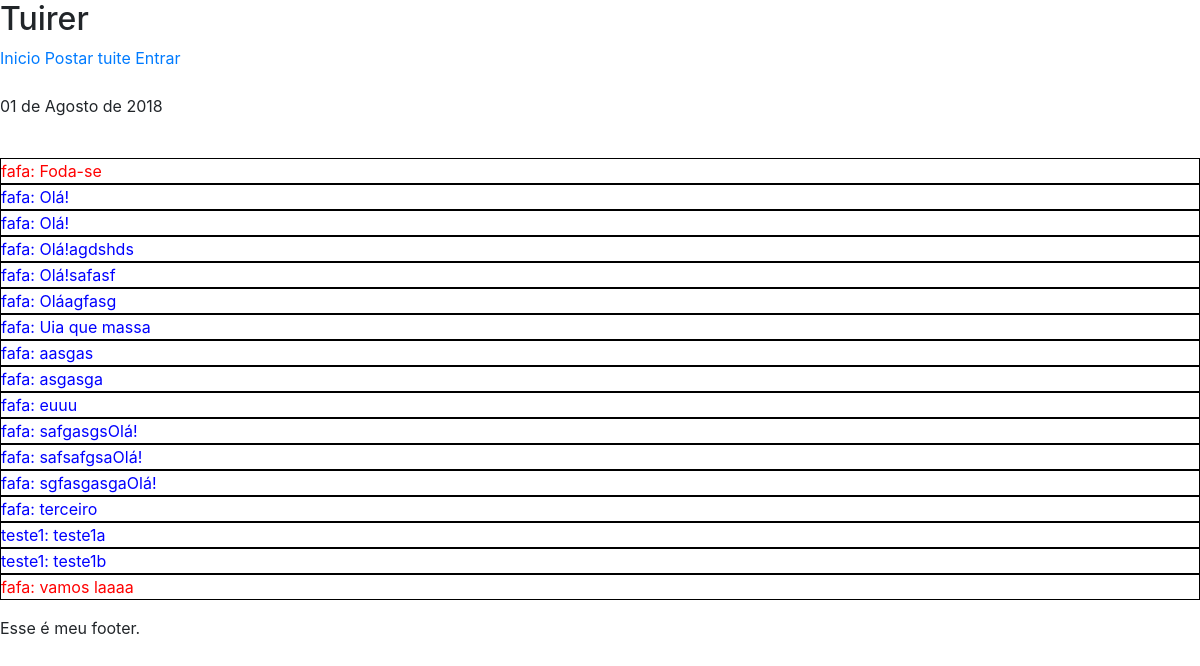
The app's page /, older data.
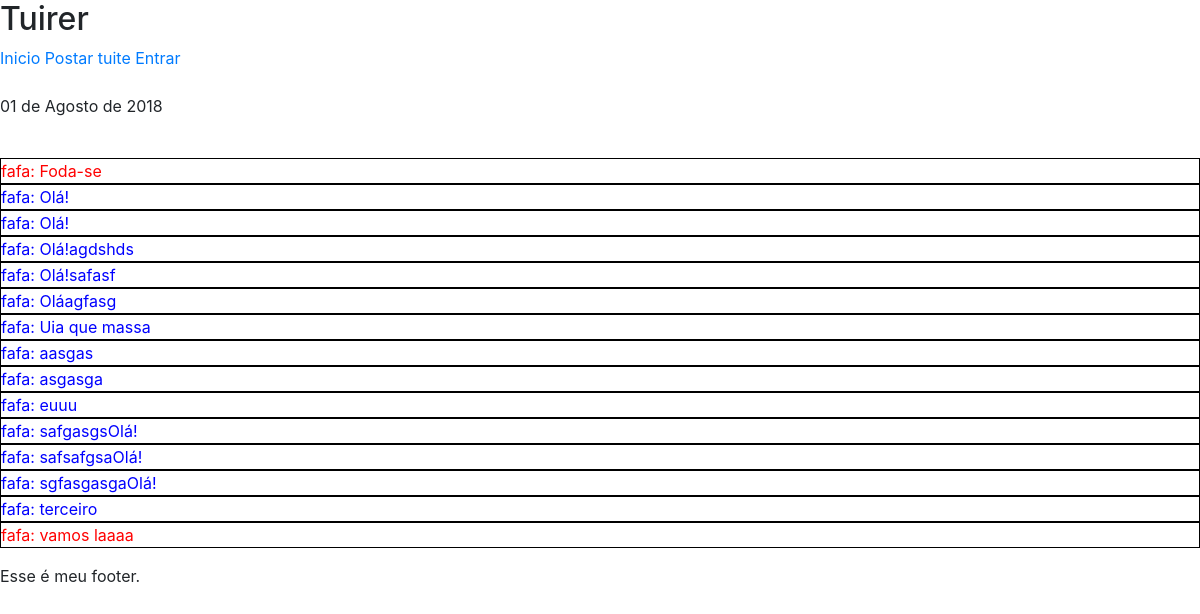
The same page, newer data.
### tuites/models.py (models this page shows, shortened)
class Tuite(models.Model):
    content = models.CharField('Tuite', max_length=280, default='Olá!')
    author = models.ForeignKey('users.User', verbose_name='Autor', on_delete=models.CASCADE, related_name='tuites')
    date_created = models.DateTimeField(auto_now_add=True)
    def __str__(self):
        return f'{self.author.username}: {self.content}'
    class Meta:
        ordering = ('content', )

### users/models.py (models this page shows)
class User(AbstractUser):
    picture = models.ImageField('Fotode perfil', default='/img/blank-pic.png')
    following = models.ManyToManyField('self', blank=True)

### core/views.py (the view)
# urls.py: path('', index, name='index'),
def index(request):
    context = {
        'now': datetime.now(),
        'tuites': Tuite.objects.all(),
    }
    return render(request, 'home.html', context)

### templates/home.html
{% extends 'base.html' %}
{% block body %}
    {% for tuite in tuites %}
            <div style="color: {% if forloop.first or forloop.last %}
                                    red
                                {% else %}
                                    blue
                                {% endif %};
                        border: 1px solid black;">
                {{ tuite }}
            </div>
    {% endfor %}
{% endblock %}

### templates/base.html (shortened to what this page needs)
{% load static %}
<html>
    <head>
        <link rel="stylesheet" type="text/css" href="{% static 'css/style.css' %}">
        <link rel="stylesheet" href="https://stackpath.bootstrapcdn.com/bootstrap/4.1.3/css/bootstrap.min.css">
    </head>
    <body>
        <h2>Tuirer</h2>
        {% include 'includes/menu.html' %}
        <p>
            <br>{{ now|date:"d \d\e F \d\e Y" }} <br> <br>
            {% block body %}{% endblock %}
        </p>
        <footer>
            {% block footer %}
                Esse é meu footer.
            {% endblock %}
        </footer>
    </body>
</html>

### templates/includes/menu.html
<nav>
    <a href="{% url 'index' %}">Inicio</a>
    <a href="{% url 'tuites:post_tuite' %}">Postar tuite</a>
    {% if user.is_authenticate %}
        <a href="{% url 'users:profile' request.user.pk %}">Olá <b>{{ request.user.username }}</b></a>
        <a href="{% url 'users:logout' %}">Sair</a>
    {% else %}
        <a href="{% url 'users:login' %}">Entrar</a>
    {% endif %}
</nav>

### static/css/style.css (style rules this page uses)
body { background: rgb(240, 176, 176) }

Row changes from the older to the newer data that the page shows:
removed Tuite: author+content "teste1: teste1a"
removed Tuite: author+content "teste1: teste1b"
